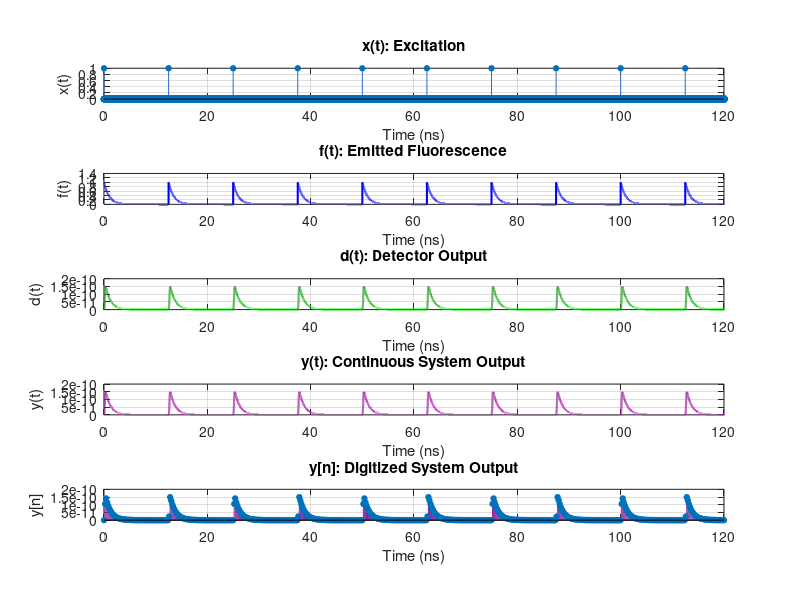

Write the MATLAB code that produced this figure. (Note: this script raises an error after producing the figure.)
% ESE 3510 — Case Study 2: Fluorescence Lifetime Analysis
% Authors: Samir Afsary, Alex Ge, Ahmad Hamzeh

% CONTENTS:
%   Task 1a — Time-domain signals (excitation, fluorescence, detection)
%   Task 1b — Frequency response H_f(jw): numerical vs. theoretical
%   Task 1c — Effect of detector IRF on sampled signal y[n]
%   Task 2a — Why 100 kHz cannot recover 100 MHz fluorescence (aliasing)
%   Task 2b — Heterodyne detection: mixing to a recoverable beat frequency
%   Task 2c — Phase/modulation lifetime estimation from heterodyne signal
%   Task 3a — Phasor equations verified on single-exponential IRF
%   Task 3b — Per-pixel phasor analysis of real FLIM data
%

close all; clear; clc;

%% Parameters 
tau     = 1e-9;         % Fluorescence lifetime
T_L     = 12.5e-9;      % Laser period 
f_L     = 1 / T_L;      % Laser frequency 
omega_L = 2*pi * f_L;   % Laser angular frequency 
T_S     = 0.2e-9;       % ADC sampling period [ns]
dt      = 0.001e-9;     % small DT to simulate CT

%% Task 1a - Time-domain signals (excitation, fluorescence, detection)

t = 0 : dt : 10*T_L - dt;   

% Create excitation impulse train
x = zeros(size(t));
for k = 0 : 9
    idx = round(k * T_L / dt) + 1;
    if idx <= length(t)
        x(idx) = 1 / dt;
    end
end

% Fluorescence IRF 
h_f = exp(-t / tau);     

% Calculate emitted fluorescence
f_full = conv(x, h_f) * dt;
f = f_full(1 : length(t));

% Detector IRF
sigma_t = 0.1e-9;
t0      = 0.175e-9;
h_d = exp(-(t - t0).^2 / sigma_t^2);

% Detector output
d_full = conv(f, h_d) * dt;
d = d_full(1 : length(t));

% Analog-to-Digital Conversion
step_size  = round(T_S / dt);
y_n        = d(1 : step_size : end);
t_discrete = t(1 : step_size : end);

% Plot functions
fig1 = figure('Name','Task 1a: Time-Domain Signals','NumberTitle','off', ...
              'Position',[50 50 900 750]);
% Excitation
subplot(5,1,1);
stem(t * 1e9, x * dt, 'filled', 'MarkerSize', 4, 'Color', [0.2 0.4 0.8]);
xlabel('Time (ns)'); ylabel('x(t)');
title('x(t): Excitation');
grid on; xlim([0,120]);

% Emission
subplot(5,1,2);
plot(t * 1e9, f, 'b', 'LineWidth', 1.5);
xlabel('Time (ns)'); ylabel('f(t)');
title('f(t): Emitted Fluorescence');
grid on; xlim([0,120]);

% Continuous Detector Output
subplot(5,1,3);
plot(t * 1e9, d, 'Color', [0.1 0.6 0.1], 'LineWidth', 1.5);
xlabel('Time (ns)'); ylabel('d(t)');
title('d(t): Detector Output');
grid on; xlim([0,120]);

% Continuous Output
subplot(5,1,4);
plot(t * 1e9, d, 'Color', [0.6 0.1 0.6], 'LineWidth', 1.5);
xlabel('Time (ns)'); ylabel('y(t)');
title('y(t): Continuous System Output');
grid on; xlim([0,120]);

% Digitized Output
subplot(5,1,5);
stem(t_discrete * 1e9, y_n, 'filled', 'MarkerSize', 4, 'Color', [0.6 0.1 0.6]);
xlabel('Time (ns)'); ylabel('y[n]');
title('y[n]: Digitized System Output');
grid on; xlim([0,120]);

sgtitle('Task 1a: Time-Domain Signals', 'FontSize', 13, 'FontWeight', 'bold');

exportgraphics(gcf, '../docs/figs/1atimedomain.jpg');

%% Task 1b - Frequency response H_f(jw): numerical vs. theoretical

dt_fine = dt / 100; 

% Recreate the time vector and the signal using the finer resolution
max_time = (length(h_f) - 1) * dt; 
t_fine = 0 : dt_fine : max_time; 
h_f_fine = exp(-t_fine/tau); 

% Numerical Frequency Response
N = length(h_f_fine);
H_f_num = fftshift(fft(h_f_fine)) * dt_fine; 
f_axis = (-N/2 : N/2-1) / (N * dt_fine);   

% Theoretical Frequency Response
omega_axis = 2*pi * f_axis;  
H_f_theory = tau ./ (1 + 1j * omega_axis * tau);

fig2 = figure('Name','Task 1b: Frequency Response H_f(jw)', ...
    'NumberTitle','off', 'Position',[50 50 900 550]);

% Magnitude
subplot(2,1,1);
plot(f_axis, abs(H_f_num),    'b-',  'LineWidth', 2.0); hold on;
plot(f_axis, abs(H_f_theory), 'r--', 'LineWidth', 1.5);
xlim([-5e11, 5e11]);  % Zoom in to ignore the edges
xlabel('Frequency (Hz)'); 
ylabel('|H_f(j\omega)|');
title('Magnitude');
legend('Numerical FFT', 'Theoretical');
grid on;

% Phase
subplot(2,1,2);
plot(f_axis, angle(H_f_num)*180/pi,    'b-',  'LineWidth', 2.0); hold on;
plot(f_axis, angle(H_f_theory)*180/pi, 'r--', 'LineWidth', 1.5);
xlim([-5e11, 5e11]); % Zoom in to ignore the edges
xlabel('Frequency (Hz)'); 
ylabel('Phase (degrees)');
title('Phase');
legend('Numerical FFT', 'Theoretical');
grid on;

sgtitle('Task 1b: Fluorescence Frequency Response H_f(j\omega)', ...
        'FontSize', 13, 'FontWeight', 'bold');
exportgraphics(gcf, '../docs/figs/1bfreqresponse.jpg');

%% Task 1c - Effect of detector IRF on sampled signal y[n]

%             fast,     medium,  slow   detectors
sigma_vals = [0.1e-9,   2.5e-9,  10.0e-9];
t0_vals =    [0.175e-9, 4e-9,    17e-9];
colors = {[0 0.4 1], [0.1 0.7 0.1], [0.8 0.1 0.1]};
labels = {'\sigma_t=0.1 ns, t_0=0.175 ns (fast)',  ...
          '\sigma_t=2.5 ns, t_0=4 ns (medium)', ...
          '\sigma_t=10.0 ns, t_0=17 ns (slow)'};

fig3 = figure('Name','Task 1c: Detector IRF Impact','NumberTitle','off', ...
              'Position',[50 50 1100 600]);

for k = 1 : 3
    % Build detector IRF
    h_dk = exp(-(t - t0_vals(k)).^2 / sigma_vals(k)^2);

    % Convolve fluorescence with this detector
    dk_full = conv(f, h_dk) * dt;
    dk = dk_full(1 : length(t));
    
    % Digitalize
    step_size  = round(T_S / dt);
    y_n        = dk(1 : step_size : end);
    t_discrete = t(1 : step_size : end);

    % Detector IRF
    subplot(2, 3, k);
    plot(t, h_dk, 'Color', colors{k}, 'LineWidth', 1);
    xlabel('Time (s)'); ylabel('h_d(t)');
    title(labels{k}); grid on;
    if k == 1
        xlim([0,4e-10]);
    elseif k == 2
        xlim([0,1e-8]);
    else
        xlim([0,4e-8]);
    end

    % y[n]
    subplot(2, 3, k+3);
    stem(t_discrete, y_n, 'Color', colors{k});
    xlabel('Time (s)'); ylabel('y[n]');
    title('y[n]');
    grid on;
    xlim([0,125e-9]);
end

sgtitle({'Detector IRF Impact on y[n]'}, 'FontSize', 12, ...
    'FontWeight', 'bold');
exportgraphics(gcf, '../docs/figs/1cdetectorchanges.jpg');

%% Task 2a - Why 100 kHz cannot recover 100 MHz fluorescence (aliasing)
f_L_hz = 100e6;               % Laser modulation frequency
omega_L_hz = 2*pi * f_L_hz;      

% Show aliasing visually over a 0.5 µs window
T_S_slow = 1e-5;                      
T_S_fast = 1e-11;
t_fast_s = 0 : T_S_fast : 2e-5;         
t_slow_s = 0 : T_S_slow : 2e-5;       

% Compute the output of the ground truth using convolution
x_fast = 1 + cos(omega_L_hz * t_fast_s);
x_slow = 1 + cos(omega_L_hz * t_slow_s);
h_f_fast = 1 / tau * exp(-t_fast_s / tau);
f_fast = conv(x_fast, h_f_fast) * T_S_fast;
f_fast = f_fast(1 : length(t_fast_s));

% Sample slower frequency emission from ground truth
step = round(T_S_slow / T_S_fast);
f_slow = f_fast(1:step:end);

% Calculate theoretical modulation depth and phase of the fluorescence
M = 1 / sqrt(1 + (omega_L_hz * tau)^2);
phi = -atan(omega_L_hz * tau); 

% Create upper/lower bounds for visualization
upper_bound = (1 + M) * ones(1, numel(t_fast_s));
lower_bound = (1 - M) * ones(1, numel(t_fast_s));

fig4 = figure('Name','Aliasing at 100 kHz','NumberTitle','off', ...
              'Position',[50 50 900 500]);

subplot(2,1,1);
plot(t_fast_s*1e6, x_fast, 'b', 'LineWidth', 1); hold on;
stem(t_slow_s*1e6, x_slow, 'r', 'filled', 'MarkerSize', 7);
xlabel('Time (\mus)'); ylabel('Amplitude');
title('Excitation x(t): Ground Truth 100 MHz vs. Sampled 100 kHz');
legend('True x(t)', '100 kHz samples'); grid on; xlim([0, 0.5]);

subplot(2,1,2);
plot(t_fast_s*1e6, f_fast, 'b', 'LineWidth', 1); hold on;
stem(t_slow_s*1e6, f_slow, 'r', 'filled', 'MarkerSize', 7);
plot(t_fast_s*1e6, upper_bound, 'LineWidth', 2, 'Color', 'green');
plot(t_fast_s*1e6, lower_bound, 'LineWidth', 2, 'Color', 'green');
xlabel('Time (\mus)'); ylabel('Amplitude');
title('Emission f(t)');
legend('True f(t)', '100 kHz samples', 'Amplitude Bounds'); grid on; 
xlim([0, 20]);

sgtitle(['100 kHz Sampling vs. Ground Truth of 100 MHz Excitation ' ...
    'and Emission Signals'], 'FontSize', 12, 'FontWeight', 'bold');
exportgraphics(gcf, '../docs/figs/2abound.jpg')

%% Task 2b - Heterodyne detection: mixing to a recoverable beat frequency

delta_f = 1e3;                         
f_n_hz = f_L_hz - delta_f;           
omega_n = 2*pi * f_n_hz;

T_S_mid = 1e-6;                      
t_mid = 0 : T_S_mid : 5e-3 - T_S_mid;         

f_mid = 1 + M * cos(omega_L_hz * t_mid + phi);  % Fluorescence
x_mid = 1 + cos(omega_L_hz * t_mid);            % Excitation
g = cos(omega_n * t_mid);                       % Mixer

mixed_f = (M/2)*cos((omega_L_hz - omega_n)*t_mid + phi);
mixed_x = (1/2)*cos((omega_L_hz - omega_n)*t_mid);

% FFT setup
N  = length(t_mid);
fs = 1/T_S_mid;
freq = (-N/2:N/2-1)*(fs/N);

Y_f = fftshift(fft(mixed_f));
Y_x = fftshift(fft(mixed_x));

% Time-domain plots
figure;
subplot(3,1,1);
plot(t_mid*1e3, g, 'LineWidth', 1.8);
xlabel('Time (ms)');
ylabel('g(t)');
title('Mixer Signal');
grid on;

subplot(3,1,2);
plot(t_mid*1e3, mixed_f, 'b', 'LineWidth', 1.8);
xlabel('Time (ms)');
ylabel('f_{det}(t)g(t)');
title('Low-Frequency Term After Mixing + LPF');
grid on;

subplot(3,1,3);
plot(t_mid*1e3, mixed_f, 'b', 'LineWidth', 1.8); hold on;
plot(t_mid*1e3, mixed_x, 'r', 'LineWidth', 1.8);
xlabel('Time (ms)');
ylabel('Amplitude');
title('After LPF: 1 kHz Beat Signal');
legend('Fluorescence beat', 'Reference beat');
grid on;

exportgraphics(gcf, '../docs/figs/2btimedomain.jpg')

% Frequency-domain plots
figure;
subplot(2,1,1);
plot(freq/1e3, abs(Y_f)/N, 'b', 'LineWidth', 1.8); hold on;
plot(freq/1e3, abs(Y_x)/N, 'r', 'LineWidth', 1.8);
xlabel('Frequency (kHz)');
ylabel('Magnitude');
title('Magnitude of Beat Signals');
legend('Fluorescence beat', 'Reference beat');
xlim([-5 5]);
grid on;

subplot(2,1,2);
plot(freq/1e3, angle(Y_f), 'b', 'LineWidth', 1.8); hold on;
plot(freq/1e3, angle(Y_x), 'r', 'LineWidth', 1.8);
xlabel('Frequency (kHz)');
ylabel('Phase [rad]');
title('Phase of Beat Signals');
legend('Fluorescence beat', 'Reference beat');
xlim([-5 5]);
grid on;

exportgraphics(gcf, '../docs/figs/2bfreqdomain.jpg')

%% Task 2c - Phase/modulation lifetime estimation from heterodyne signal

[~, k_beat] = min(abs(freq - delta_f));

phase_f = angle(Y_f(k_beat));
phase_x = angle(Y_x(k_beat));

delta_phi = angle(exp(1j*(phase_f - phase_x)));   % wrapped phase difference
delta_M   = abs(Y_f(k_beat)) / abs(Y_x(k_beat));  % modulation ratio

% Lifetime estimates
tau_from_phase = -tan(delta_phi) / omega_L_hz * 1e9;   
tau_from_mod   = sqrt(max(0, 1/delta_M^2 - 1)) / omega_L_hz * 1e9;

figure;
plot(t_mid*1e3, mixed_x, 'r', 'LineWidth', 1.8); hold on;
plot(t_mid*1e3, mixed_f, 'b', 'LineWidth', 1.8);
xlabel('Time (ms)');
ylabel('Amplitude');
title(sprintf('Beat Signals: \\Delta\\phi = %.2f^\\circ, \\Delta M = %.3f', ...
      delta_phi*180/pi, delta_M));
legend('Excitation beat (reference)', 'Fluorescence beat');
grid on;
xlim([0 5]);

exportgraphics(gcf, '../docs/figs/2clifetime.jpg')
%% TASK 3a: Phasor Equations — Verification on Single Exponential

fs_adc = 100e3;                  % ADC sampling frequency [Hz]

Ts_adc = 1/fs_adc;

t_adc  = t_mid(1):Ts_adc:t_mid(end);

yf_adc = interp1(t_mid, y_f, t_adc, 'linear');

yx_adc = interp1(t_mid, y_x, t_adc, 'linear');

% Extract phase and amplitude at the beat frequency

N = length(t_adc);

Yf = fft(yf_adc);

Yx = fft(yx_adc);

k = round(delta_f*N/fs_adc) + 1;  % MATLAB index for beat bin

phase_f = angle(Yf(k));

phase_x = angle(Yx(k));

delta_phi = angle(exp(1j*(phase_f - phase_x)));  % wrapped phase difference

delta_M   = abs(Yf(k)) / abs(Yx(k));             % modulation ratio

% Estimate lifetime

tau_phase = -tan(delta_phi)/omega_L;                       % [s]

tau_mod   = sqrt(max(0, 1/delta_M^2 - 1))/omega_L;          % [s]

fprintf('=== Task 2c ===\n');

fprintf('Delta phi = %.4f rad = %.2f deg\n', delta_phi, delta_phi*180/pi);

fprintf('Delta M   = %.4f\n', delta_M);

fprintf('Tau from phase      = %.4f ns\n', tau_phase*1e9);

fprintf('Tau from modulation = %.4f ns\n', tau_mod*1e9);

fprintf('True tau            = %.4f ns\n', tau*1e9);

% Plot time-domain comparison

figure;

subplot(2,1,1);

plot(t_adc*1e3, yx_adc, 'LineWidth', 1.5); hold on;

plot(t_adc*1e3, yf_adc, 'LineWidth', 1.5);

xlabel('Time (ms)');

ylabel('Amplitude');

title('Reference and Fluorescence Beat Signals');

legend('Excitation reference', 'Fluorescence');

grid on;

% Plot frequency-domain magnitude

f_ax = (0:N-1)*(fs_adc/N);

subplot(2,1,2);

plot(f_ax/1e3, abs(Yx)/N, 'LineWidth', 1.5); hold on;

plot(f_ax/1e3, abs(Yf)/N, 'LineWidth', 1.5);

xlabel('Frequency (kHz)');

ylabel('Magnitude');

title(sprintf('\\Delta\\phi = %.2f^\\circ, \\Delta M = %.3f, \\tau = %.3f ns', ...
      delta_phi*180/pi, delta_M, tau_phase*1e9));

legend('Excitation reference', 'Fluorescence');

xlim([0 5]);

grid on;





% % Analytical phasor for tau = 1 ns, omega_L in rad/ns
% g_theory_3a = 1 / (1 + (omega_L * tau)^2);
% s_theory_3a = (omega_L * tau) / (1 + (omega_L * tau)^2);
% tau_from_phasor_theory = s_theory_3a / (omega_L * g_theory_3a);
% 
% % Numerical phasor: integrate h_f over one period using trapezoidal rule
% t_phasor  = 0 : 0.001 : T_L;             % Fine grid [ns]
% h_f_p     = exp(-t_phasor / tau);         % IRF samples
% 
% norm_hf   = trapz(t_phasor, h_f_p);
% g_num_3a  = trapz(t_phasor, h_f_p .* cos(omega_L * t_phasor)) / norm_hf;
% s_num_3a  = trapz(t_phasor, h_f_p .* sin(omega_L * t_phasor)) / norm_hf;
% tau_from_phasor_num = s_num_3a / (omega_L * g_num_3a);
% 
% fprintf('=== Task 3a: Phasor Verification (tau = %.1f ns) ===\n', tau);
% fprintf('Theoretical: g=%.4f  s=%.4f  tau=%.4f ns\n', ...
%         g_theory_3a, s_theory_3a, tau_from_phasor_theory);
% fprintf('Numerical:   g=%.4f  s=%.4f  tau=%.4f ns\n\n', ...
%         g_num_3a, s_num_3a, tau_from_phasor_num);
% 
% % Universal semicircle: all single-exponential lifetimes lie on this curve
% theta_sc = linspace(0, pi, 500);
% g_sc = 0.5 + 0.5*cos(theta_sc);
% s_sc = 0.5*sin(theta_sc);
% 
% % Mark several tau values on the semicircle for reference
% tau_marks = [0.2, 0.4, 0.8, 1.0, 2.0, 4.0, 8.0];
% 
% fig8 = figure('Name','Task 3a: Phasor Diagram','NumberTitle','off', ...
%               'Position',[50 50 700 500]);
% plot(g_sc, s_sc, 'k-', 'LineWidth', 2); hold on;
% 
% for tm = tau_marks
%     g_tm = 1 / (1 + (omega_L*tm)^2);
%     s_tm = (omega_L*tm) / (1 + (omega_L*tm)^2);
%     plot(g_tm, s_tm, 'ko', 'MarkerSize', 6, 'MarkerFaceColor', [0.7 0.7 0.7]);
%     text(g_tm + 0.02, s_tm + 0.01, sprintf('%.1f ns', tm), 'FontSize', 8);
% end
% 
% plot(g_theory_3a, s_theory_3a, 'ro', 'MarkerSize', 12, 'MarkerFaceColor', 'r');
% plot(g_num_3a,    s_num_3a,    'b+', 'MarkerSize', 12, 'LineWidth', 2.5);
% 
% xlabel('g  (in-phase component)', 'FontSize', 11);
% ylabel('s  (quadrature component)', 'FontSize', 11);
% title(sprintf('Phasor Diagram — \\tau = %.1f ns lies on the universal semicircle', tau), ...
%       'FontSize', 11);
% legend('Universal semicircle','Lifetime labels','Theoretical','Numerical', ...
%        'Location','northwest');
% grid on; axis equal; xlim([0, 1]); ylim([0, 0.6]);
% 
% sgtitle('Task 3a: Phasor Components g and s', ...
%         'FontSize', 13, 'FontWeight', 'bold');


%% TASK 3b: Phasor Analysis of Real FLIM Data

fprintf('=== Task 3b: Loading FLIM data ===\n');

% Try current directory first, then ../input/ for submission folder structure
try
    load('data\FLIMhistogram.mat');
    fprintf('Loaded FLIMhistogram from current directory.\n');
catch
    try
        load('../input/FLIMhistogram.mat');
        fprintf('Loaded FLIMhistogram from ../input/\n');
    catch
        error(['FLIMhistogram.mat not found. ', ...
               'Place it in the same folder as main.m and re-run.']);
    end
end

% Time axis (given in starter code)
timeRes_FLIM = 0.1280;    % Time bin width [ns]
time_FLIM    = timeRes_FLIM * (0 : size(FLIMhistogram,3)-1);  % [ns]

% Laser period and angular frequency for phasor computation
T_L_FLIM     = 12.5;                    % [ns]
omega_L_FLIM = 2*pi / T_L_FLIM;        % [rad/ns]

[Nx, Ny, Nt] = size(FLIMhistogram);
fprintf('Image size: %d x %d pixels, %d time bins (%.3f ns/bin)\n', ...
        Nx, Ny, Nt, timeRes_FLIM);

% Reshape to (Npix × Nt) matrix for vectorized phasor computation
H = reshape(double(FLIMhistogram), Nx*Ny, Nt);

% Precompute cosine and sine vectors at the fundamental laser frequency
cos_vec = cos(omega_L_FLIM * time_FLIM);   % 1×Nt
sin_vec = sin(omega_L_FLIM * time_FLIM);   % 1×Nt

% Total photon count per pixel (the normalization denominator)
norm_H = sum(H, 2);    % Npix×1

% Only compute phasor for pixels with enough photons to be meaningful
valid = (norm_H > 10);

g_vec = zeros(Nx*Ny, 1);
s_vec = zeros(Nx*Ny, 1);

% Vectorized dot products: each row of H times cos_vec/sin_vec
g_vec(valid) = (H(valid, :) * cos_vec') ./ norm_H(valid);
s_vec(valid) = (H(valid, :) * sin_vec') ./ norm_H(valid);

% Lifetime from phasor: tau = s / (omega_L * g)
tau_vec = s_vec ./ (omega_L_FLIM * g_vec);

% Reshape phasor components and lifetime back to image grids
g_map   = reshape(g_vec, Nx, Ny);
s_map   = reshape(s_vec, Nx, Ny);
tau_map = reshape(tau_vec, Nx, Ny);

% Mask pixels with unphysical lifetimes (empty, negative, or > 6 ns)
tau_map(~reshape(valid, Nx, Ny)) = NaN;
tau_map(tau_map < 0)  = NaN;
tau_map(tau_map > 6)  = NaN;

fprintf('Mean   lifetime (valid pixels): %.3f ns\n', mean(tau_map(:), 'omitnan'));
fprintf('Median lifetime (valid pixels): %.3f ns\n', median(tau_map(:), 'omitnan'));

% ---- Figure 9: Lifetime Image ----
fig9 = figure('Name','Task 3b: Fluorescence Lifetime Image','NumberTitle','off', ...
              'Position',[50 50 700 650]);

imagesc(tau_map, [0, 3]);   % Color range 0–3 ns (typical for NAD(P)H)
colormap(jet);
cb = colorbar;
cb.Label.String = 'Lifetime \tau (ns)';
cb.FontSize = 11;
axis image; axis off;
title({'Fluorescence Lifetime Image', ...
       'NAD(P)H in Breast Cancer Cells (2-photon FLIM)'}, 'FontSize', 12);

% ---- Figure 10: Sample Pixel Decay Curves ----
% Find the pixel with the highest photon count as a representative example
[~, idx_best] = max(norm_H);
[px_b, py_b]  = ind2sub([Nx, Ny], idx_best);

% Find a second pixel: nearest to the median lifetime among bright pixels
tau_valid_vec = tau_vec;
tau_valid_vec(~valid | tau_vec < 0 | tau_vec > 6) = NaN;
tau_median_val = median(tau_valid_vec(:), 'omitnan');
bright_idx     = find(valid & norm_H > 50);
[~, offset]    = min(abs(tau_valid_vec(bright_idx) - tau_median_val));
idx_med        = bright_idx(offset);
[px_m, py_m]   = ind2sub([Nx, Ny], idx_med);

fig10 = figure('Name','Task 3b: Sample Decay Curves','NumberTitle','off', ...
               'Position',[50 50 900 420]);

for kk = 1:2
    if kk == 1
        px = px_b; py = py_b; lbl = 'Brightest pixel';
    else
        px = px_m; py = py_m; lbl = 'Median-lifetime pixel';
    end
    subplot(1,2,kk);
    decay = squeeze(FLIMhistogram(px, py, :));
    plot(time_FLIM, decay, 'b.-', 'LineWidth', 1.5, 'MarkerSize', 8); hold on;
    tau_px = tau_map(px, py);
    if ~isnan(tau_px) && tau_px > 0
        A_fit = max(decay);
        plot(time_FLIM, A_fit * exp(-time_FLIM / tau_px), 'r--', 'LineWidth', 1.8);
        legend('Data', sprintf('Phasor \\tau = %.2f ns', tau_px), ...
               'Location','northeast');
    end
    xlabel('Time (ns)'); ylabel('Photon Count');
    title(sprintf('%s (%d,%d)', lbl, px, py)); grid on;
end

sgtitle('Task 3b: Sample Pixel Fluorescence Decay Curves', ...
        'FontSize', 12, 'FontWeight', 'bold');

% ---- Figure 11: Phasor Plot (density image) ----
% Extract valid phasor points in physical range
valid_pts = valid & g_vec > 0 & g_vec < 1 & s_vec >= 0 & s_vec < 0.6;
g_pts     = g_vec(valid_pts);
s_pts     = s_vec(valid_pts);

% Build 2D density histogram (log scale avoids bright-pixel dominance)
g_edges  = linspace(0, 1,   201);
s_edges  = linspace(0, 0.55, 151);
[counts, ~, ~] = histcounts2(g_pts, s_pts, g_edges, s_edges);
g_ctrs   = (g_edges(1:end-1) + g_edges(2:end)) / 2;
s_ctrs   = (s_edges(1:end-1) + s_edges(2:end)) / 2;

fig11 = figure('Name','Task 3b: Phasor Plot','NumberTitle','off', ...
               'Position',[50 50 800 580]);

imagesc(g_ctrs, s_ctrs, log1p(counts'));   % Transpose: x=g, y=s
set(gca, 'YDir', 'normal');
colormap(hot);
cb2 = colorbar;
cb2.Label.String = 'log(1 + pixel count)';
hold on;

% Overlay universal semicircle
plot(g_sc, s_sc, 'w-', 'LineWidth', 2);

% Mark lifetime values on the semicircle
tau_labels_flim = [0.2, 0.4, 0.8, 1.0, 1.6, 2.0, 3.2, 4.0];
for tl = tau_labels_flim
    g_tl = 1 / (1 + (omega_L_FLIM * tl)^2);
    s_tl = (omega_L_FLIM * tl) / (1 + (omega_L_FLIM * tl)^2);
    plot(g_tl, s_tl, 'wo', 'MarkerSize', 5, 'MarkerFaceColor', 'w');
    text(g_tl + 0.01, s_tl + 0.01, sprintf('%.1f ns', tl), ...
         'Color', 'w', 'FontSize', 8);
end

xlabel('g  (in-phase)', 'FontSize', 11);
ylabel('s  (quadrature)', 'FontSize', 11);
title({'Task 3b: Phasor Plot — All Pixels', ...
       'Pixel density (hot colormap, log scale); white curve = universal semicircle'}, ...
      'FontSize', 11);
xlim([0, 1]); ylim([0, 0.55]); grid on;

sgtitle('Task 3b: FLIM Phasor Plot', 'FontSize', 13, 'FontWeight', 'bold');

fprintf('\nAll tasks complete — %d figures generated.\n', 11);
%
%  Data: FLIMhistogram.mat  —  512×512 spatial pixels, ~98 time bins
%  Each pixel contains a time-resolved photon count histogram h[n].
%  Laser: 80 MHz two-photon excitation => T_L = 12.5 ns.
%
%  Per-pixel phasor:
%    g_px = sum( h[n]*cos(omega_L*t[n]) ) / sum( h[n] )
%    s_px = sum( h[n]*sin(omega_L*t[n]) ) / sum( h[n] )
%    tau_px = s_px / (omega_L * g_px)
%
%  Expected results for NAD(P)H in cancer cells:
%    Free  NAD(P)H: tau ~ 0.3–0.5 ns
%    Bound NAD(P)H: tau ~ 1–4 ns
%    (Points cluster inside the semicircle for mixed/multi-exponential pixels)
% =========================================================================
